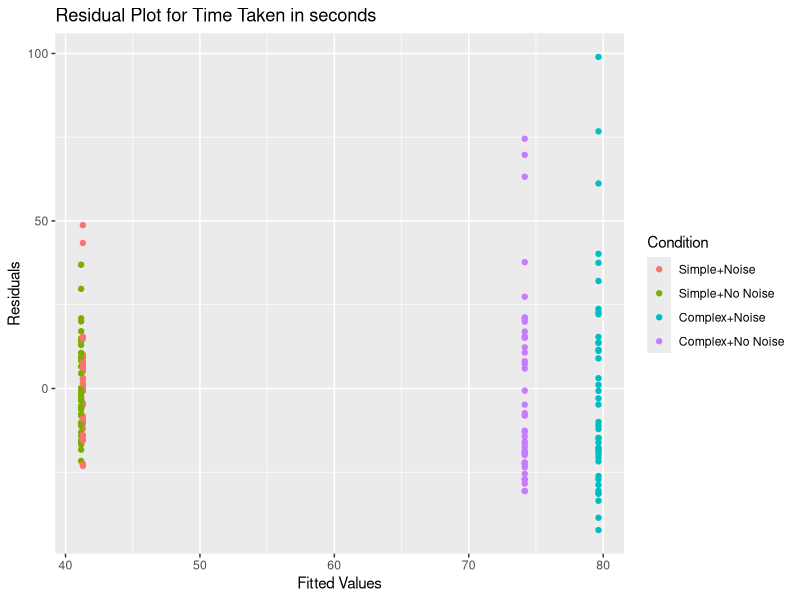

This figure's R source:
library(ggplot2)


data <- read.csv("237 Project.csv")
data$Problem_Set <- factor(data$Problem_Set, levels = c("Set 1", "Set 2", "Set 3", "Set 4"), labels=(c("Simple+Noise", "Simple+No Noise", "Complex+Noise", "Complex+No Noise")))


dataModel<-lm(Time_Taken_s~Math_Complexity*Noise_Condition, data=data)
summary(dataModel)
anova(dataModel)


data$residuals <- resid(dataModel)
data$standardized.residuals<-rstandard(dataModel)
data$student<-rstudent(dataModel)
data$fitted<-fitted(dataModel)

ggplot(data, aes(x=fitted, y=residuals, color=Problem_Set)) +
  geom_point() +
  labs(x="Fitted Values", y="Residuals", title="Residual Plot for Time Taken in seconds",
       color="Condition")

